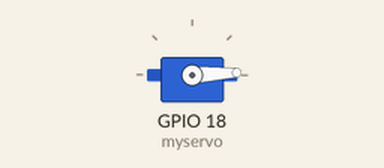
A sketch run on a simulated ESP32. Shown: servo.

Above: at 0.05 s.
At 0.7 s:
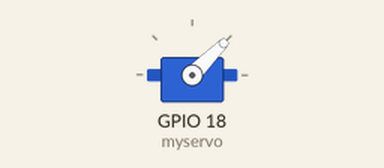
At 1.35 s:
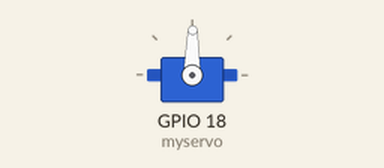
At 2.7 s:
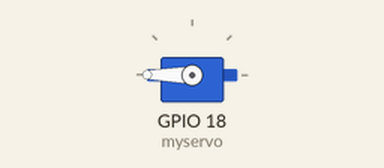
Timing chart, 0 to 8.5 s (numbered marks = the images above):
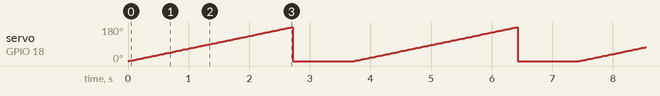

The sketch:

servo_flower.ino
```cpp
#include <ESP32Servo.h>

Servo myservo;  // create servo object to control a servo

int pos = 0;    // variable to store the servo position

void setup() {
  myservo.attach(18);  // attaches the servo on pin 18 to the servo object
}

void loop() {
  for (pos = 0; pos <= 180; pos += 1) { // goes from 0 degrees to 180 degrees
    // in steps of 1 degree
    myservo.write(pos);              // tell servo to go to position in variable 'pos'
    delay(15);                       // waits 15ms for the servo to reach the position
  }
  myservo.write(0);                    // send the servo back to 0
  delay(1000);                        // give it enough time to make it there
}
```

Measured:
- by itself, servo on GPIO 18 (myservo): ramps from 0° to 180° and jumps back, once every 3.7 s
